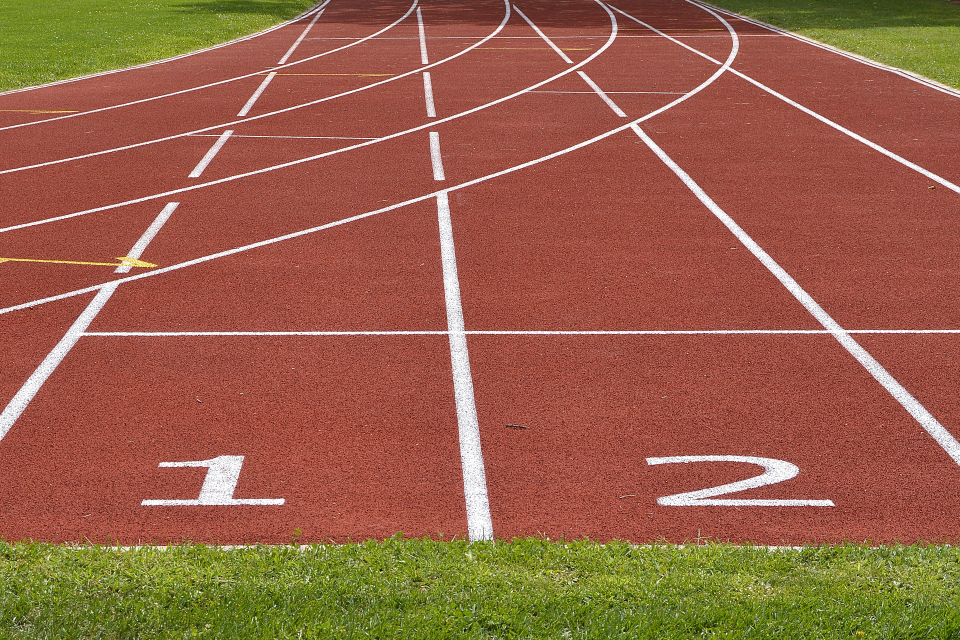
#> input picture test.jpg, 1920 x 1280 px (shown at 1/2 size)
$ python 18module.py test.jpg
#> lines starting #> are read from the running program, lines starting #| are printed output that depends on the picture
#!/usr/bin/env python3
# -*- coding: utf-8 -*-

""" module comment """

__author__ = 'jiangyue'

import sys

print(sys.argv)

# 如果在其他地方导入该模块时，if判断将失败
if __name__ == '__main__':
    print('main')

_private_a = 1

public_a = 2


def _private_function():
    print('private function')


def public_function():
    print('public function')

print(__doc__)


from PIL import Image

img = Image.open('test.jpg')
#> img is the input picture: PIL image 1920x1280 RGB; mean R, G, B 152, 97.3, 71.3
print(img.format, img.size, img.mode)
#| JPEG (1920, 1280) RGB
img.thumbnail((200, 100))
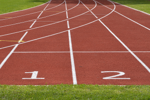
#> img: PIL image 150x100 RGB; mean R, G, B 152, 97.3, 71.3
img.save('thumb.jpg', 'JPEG')
